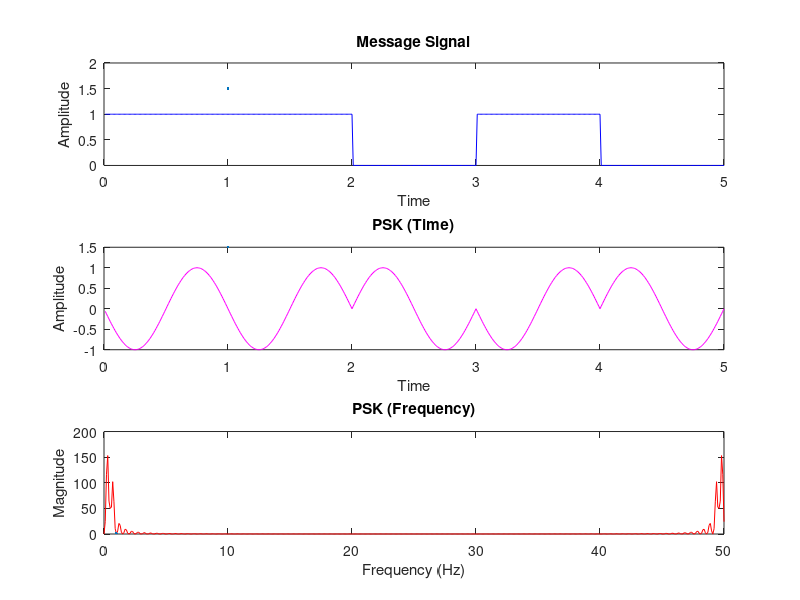

This chart was generated by the following MATLAB code:
% PSK Modulation
clc, clearvars, close all;

n = input("Enter the Number of bits : ");
t = 0.01:0.01:1;        % time per bit
a = randi([0 1], 1, n);
f1 = 1; f2 = 5;

% Message signal
m0 = zeros(1,100);
m1 = ones(1,100);

% PSK
sa0 = sin(2*pi*f1*t);
sa1 = -sin(2*pi*f1*t);

% Modulation
psk = []; m = [];
for i = 1:n
    if a(i) == 1
        m = [m, m1];
        psk = [psk, sa1];
    else
        m = [m, m0];
        psk = [psk, sa0];
    end
end

time = 0.01:0.01:n;

% Message Signal
subplot(3,1,1);
plot(time,m, 'b', LineWidth=1.5);
title("Message Signal");
xlabel("Time");
ylabel("Amplitude");

% Time Domain (PSK)
subplot(3,1,2);
plot(time,psk, 'm', LineWidth=1.5);
title("PSK (Time)");
xlabel("Time");
ylabel("Amplitude");

% Frequency Domain (PSK)
subplot(3,1,3);
frequencies = linspace(0, 1 / (2 * 0.01), length(psk));
PSK = abs(fft(psk));
plot(frequencies, PSK, 'r', LineWidth=1.5);
title("PSK (Frequency)");
xlabel("Frequency (Hz)");
ylabel("Magnitude");